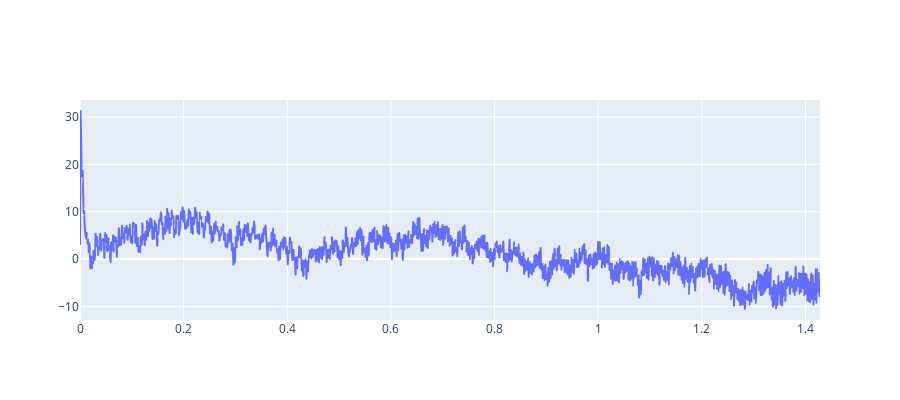

Notebook source saved alongside this figure:
### Code cell
fig = go.Figure()
fig.update_layout(height=400, hovermode='x')
fig.add_trace(go.Scattergl(x=dsdf.t, y=dsdf.u_in_pred-dsdf.u_in_gt, name="u_err"))

### Figure 1 — Plotly figure (JSON) as saved in the notebook; plotly's stock layout.template omitted (floating-point values rounded to 4 significant figures; data arrays with more than 128 entries replaced by an {"elided": "..."} marker saying what was removed)
{"data": [{"name": "u_err", "type": "scattergl", "x": {"elided": "1429 float values"}, "y": {"elided": "1429 float values"}}], "layout": {"height": 400, "hovermode": "x"}}
